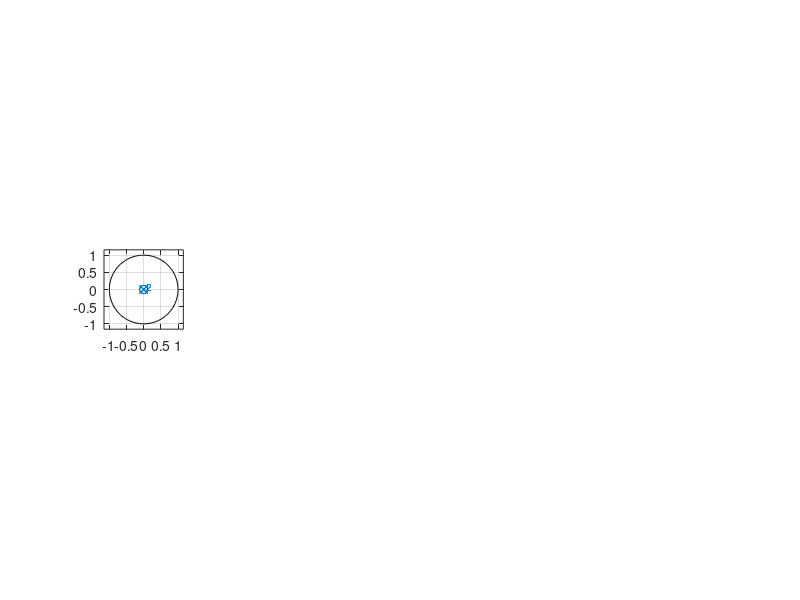
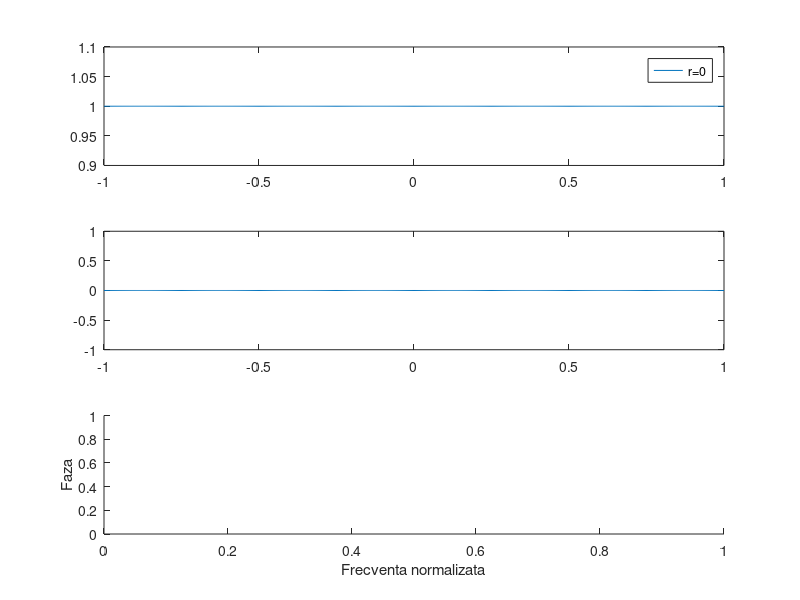

The MATLAB script that drew these images, in order: (Note: this script raises an error after producing the figures.)
%% a)
clc; clear all; close all;

pi=3.14;
teta=5*pi/7;
omega=-pi:0.01:pi;

for i=1:5
    r=[0 0.2 0.45 0.8 1]; %am ales 5 valori intre 0 si 1
    a=[1 -2*r(i)*cos(teta) r(i)^2]; %coeficientii numitorului functiei de 
    %transfer in ordinea descrescatoare a puterilor, conform relatiei 3.11
    G=freqz(1, a, omega);
    
    figure(1)
    subplot(1, 5, i)
    zplane(a,1);
    hold on;
    %legend('r=0', 'r=0.2', 'r=0.45', 'r=0.8', 'r=1')
    
    figure(2) 
    subplot(3,1,1)
    xlabel('Frecventa normalizata');
    ylabel('Amplitudine');
    plot(omega/pi, abs(G)) %axa Ox este normalizata prin impartirea
    %pulsatiilor la pi
    hold on;
    legend('r=0', 'r=0.2', 'r=0.45', 'r=0.8', 'r=1')
    
    subplot(3,1,2) 
    xlabel('Frecventa normalizata');
    ylabel('Amplitudine(db)');
    plot(omega/pi, 20*log(abs(G)))
    hold on;
    
    subplot(3,1,3) 
    xlabel('Frecventa normalizata');
    ylabel('Faza');
    plot(omega/pi, phase(G))
    hold on;

end
hold off;

%graficele amplitudinii sunt in oglinda fata de axa Ox comparativ cu
%graficele amplitudinii pentru FIR de ordin 2 (abscisa poate fi privita ca
%o linie de fractie avand in vedere ca la IIR functia de transfer este
%G(z)=1/H(z), iar la FIR este H(z))

%% b)
%clc; clear all; close all;

pi=3.14;
teta=5*pi/7;
omega=-pi:0.01:pi;

for i=1:5
    r=[0 0.2 0.45 0.8 1]; %am ales 5 valori intre 0 si 1
    a=[1 -2*r(i)*cos(teta) r(i)^2]; %coeficientii numitorului functiei de 
    %transfer in ordinea descrescatoare a puterilor, conform relatiei 3.11
    G=freqz(1, a, omega);
    G_0=1/(1-2*r(i)*cos(teta)+r(i)^2);
    G_n=G/G_0; %normez filtrul
    
    figure(3)
    subplot(1, 5, i)
    zplane(a,1);
    hold on;
    %legend('r=0', 'r=0.2', 'r=0.45', 'r=0.8', 'r=1')
    
    figure(4) 
    subplot(3,1,1)
    xlabel('Frecventa normalizata');
    ylabel('Amplitudine');
    plot(omega/pi, abs(G_n)) %axa Ox este normalizata prin impartirea 
    %pulsatiilor la pi
    hold on;
    legend('r=0', 'r=0.2', 'r=0.45', 'r=0.8', 'r=1')
    
    subplot(3,1,2) 
    xlabel('Frecventa normalizata');
    ylabel('Amplitudine(db)');
    plot(omega/pi, 20*log(abs(G_n)))
    hold on;
    
    subplot(3,1,3) 
    xlabel('Frecventa normalizata');
    ylabel('Faza');
    plot(omega/pi, phase(G_n))
    hold on;

end
hold off;